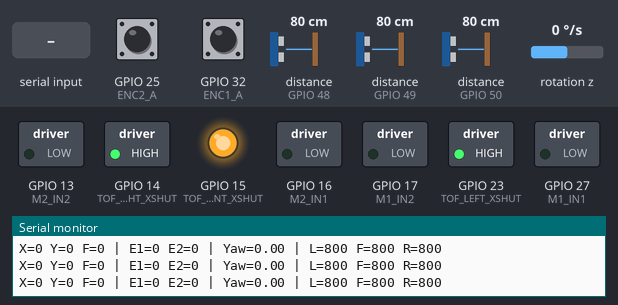
Recording of a program running on a simulated ESP32. On the bench: switched loads named in the program (green lamp = pin HIGH), output pins drawn as LEDs (lit = HIGH), the last lines printed to the serial monitor. Wiring (inferred from the names in the program): MPU-6050 motion sensor at I2C address 0x68. Inputs (shaded band) come from the test bench; at power-on: rotation z 0 °/s, distance to the obstacle (sensors on GPIO 49, GPIO 48, GPIO 50) 80 cm, GPIO 25 (ENC2_A) HIGH, GPIO 32 (ENC1_A) HIGH. Nothing arrives over Bluetooth unless stated.

Above: at 4.0 s.
4.1 s: "a" received over the second serial link
At 5.1 s:
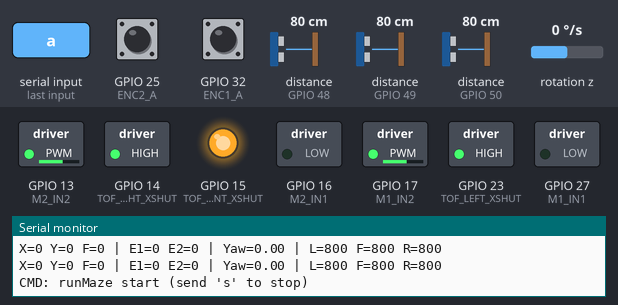
7.1 s: rotation z set to -100 °/s
At 8.5 s:
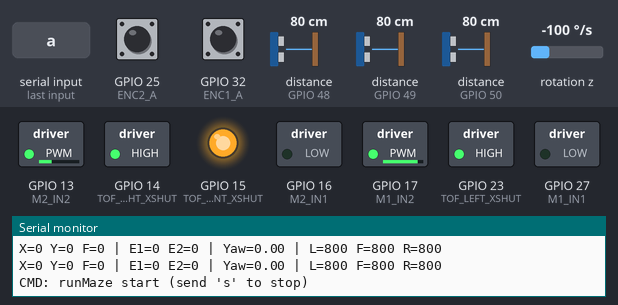
10.1 s: distance to the obstacle (sensor on GPIO 49) set to 10 cm
12.1 s: distance to the obstacle (sensor on GPIO 49) set to 7 cm
At 14.5 s:
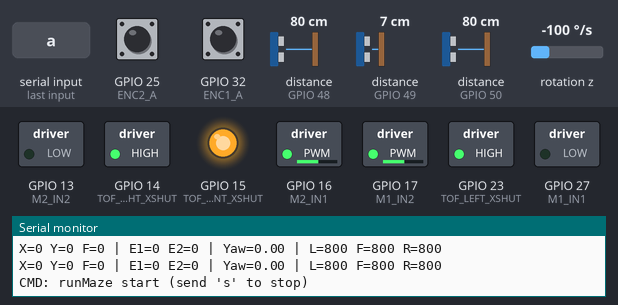
15.1 s: rotation z set to 100 °/s
18.1 s: "s" received over the second serial link
At 20.6 s:
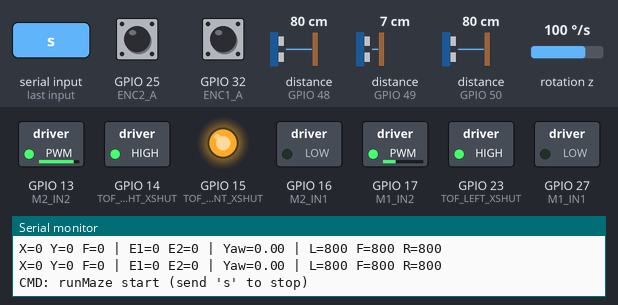
Timing chart, 0 to 22.1 s (numbered marks = the images above; inputs shaded):
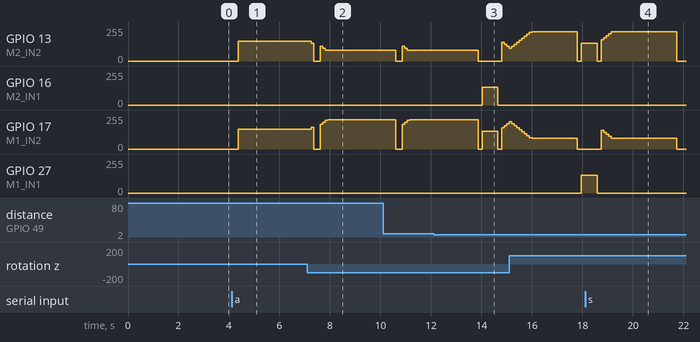

The program:

main.cpp
```cpp
#include <Arduino.h>
#include "BluetoothSerial.h"

#include "config.h"
#include "motors.h"
#include "encoders.h"
#include "sensors.h"
#include "maze.h"

extern BluetoothSerial SerialBT;

static void printBoth(const String &msg)
{
  Serial.println(msg);
  SerialBT.println(msg);
}

static void printTofBT()
{
  SerialBT.print("L:");
  SerialBT.print(LeftMM);
  SerialBT.print(" F:");
  SerialBT.print(FrontMM);
  SerialBT.print(" R:");
  SerialBT.println(RightMM);
}

void setup()
{
  Serial.begin(115200);
  SerialBT.begin(DEVICE_NAME);

  initI2C();
  initMotors();
  initEncoders();

  initMPU6050();
  calibrateGyroZ();
  resetYaw();

  setupTOFAddresses();
  readTof();

  initMazeScore();

  printBoth("Micromouse ready");
  printBoth("CELL_PULSE = " + String(CELL_PULSE));
  printBoth("MM_PER_PULSE = " + String(MM_PER_PULSE, 4));
}

void loop()
{
  updateYaw();

  if (SerialBT.available())
  {
    char c = SerialBT.read();

    if (c == 'f')
    {
      printBoth("CMD: goCell");
      goCell();
    }
    else if (c == 'l')
    {
      printBoth("CMD: turnLeft90");
      turnLeft90();
    }
    else if (c == 'r')
    {
      printBoth("CMD: turnRight90");
      turnRight90();
    }
    else if (c == 'b')
    {
      printBoth("CMD: turnBack180");
      turnBack180();
    }
    else if (c == 't')
    {
      readTof();
      printTofBT();
    }
    else if (c == 'm')
    {
      // Chạy 1 bước think() thủ công (debug)
      think();
    }
    else if (c == 'a')
    {
      // Chạy tự động toàn bộ mê cung đến goal
      // Gửi 's' qua Bluetooth bất kỳ lúc nào để dừng khẩn cấp
      printBoth("CMD: runMaze start (send 's' to stop)");
      initMazeScore();
      runMaze();
      if (goalReached)
        printBoth("GOAL REACHED!");
      else
        printBoth("runMaze stopped");
    }
    else if (c == 'd')
    {
      printBoth("DEBUG goCell start");
      resetEncoders();
      float targetYaw = yawDeg;
      unsigned long startMs = millis();
      unsigned long lastLog = 0;

      while (avgAbsEncoder() < CELL_PULSE)
      {
        if (millis() - startMs > 3000)
          break;
        updateYaw();
        readTof();

        long encError = encoder2Count - encoder1Count;
        float yawError = targetYaw - yawDeg;
        int encCorrection = (int)(KP_ENC * encError);
        int gyroCorrection = (int)(KP_GYRO * yawError);
        int wallCorrection = 0;
        if (LeftMM < SIDE_WALL_USE_MM && RightMM < SIDE_WALL_USE_MM)
          wallCorrection = (int)(KP_WALL * (LeftMM - RightMM));

        int leftPWM = BASE_PWM_FORWARD - encCorrection + gyroCorrection + wallCorrection;
        int rightPWM = BASE_PWM_FORWARD + encCorrection - gyroCorrection - wallCorrection;
        leftPWM = constrain(leftPWM, MIN_PWM_FORWARD, MAX_PWM_FORWARD);
        rightPWM = constrain(rightPWM, MIN_PWM_FORWARD, MAX_PWM_FORWARD);
        setMotor(leftPWM, rightPWM);

        if (millis() - lastLog >= 100)
        {
          SerialBT.println(
              "E1=" + String(encoder1Count) + " E2=" + String(encoder2Count) +
              " encErr=" + String(encError) +
              " encC=" + String(encCorrection) +
              " gyroC=" + String(gyroCorrection) +
              " wallC=" + String(wallCorrection) +
              " L=" + String(leftPWM) + " R=" + String(rightPWM));
          lastLog = millis();
        }
      }
      brakeStop();
      printBoth("DEBUG done E1=" + String(encoder1Count) + " E2=" + String(encoder2Count));
    }
    else if (c == 's')
    {
      stopAllMotors();
      printBoth("CMD: stop");
    }
    else if (c == 'i')
    {
      // Reset lại toàn bộ vị trí & bản đồ
      initMazeScore();
      resetYaw();
      printBoth("CMD: reset maze & yaw");
    }
    else if (c == 'y')
    {
      // In yaw liên tục 5 giây để test
      unsigned long start = millis();
      while (millis() - start < 50000)
      {
        updateYaw();
        SerialBT.println(String(yawDeg, 2));
        delay(100);
      }
    }
  }

  // In trạng thái định kỳ
  static unsigned long lastPrint = 0;
  if (millis() - lastPrint > 300)
  {
    readTof();

    String msg = "X=" + String(x) +
                 " Y=" + String(y) +
                 " F=" + String(facing) +
                 " | E1=" + String(encoder1Count) +
                 " E2=" + String(encoder2Count) +
                 " | Yaw=" + String(yawDeg, 2) +
                 " | L=" + String(LeftMM) +
                 " F=" + String(FrontMM) +
                 " R=" + String(RightMM);

    printBoth(msg);
    lastPrint = millis();
  }
}
```

MPU_6050.cpp
```cpp
// #include "MPU_6050.h"
// #include <Wire.h>

// static TwoWire *_wire = &Wire;
// static uint8_t _addr = 0x68;

// static MPU6050_Data _d{};
// static float _gox = 0, _goy = 0, _goz = 0;

// static bool write8(uint8_t reg, uint8_t val)
// {
//     _wire->beginTransmission(_addr);
//     _wire->write(reg);
//     _wire->write(val);
//     return _wire->endTransmission() == 0;
// }

// static bool readN(uint8_t reg, uint8_t *buf, size_t n)
// {
//     _wire->beginTransmission(_addr);
//     _wire->write(reg);
//     if (_wire->endTransmission(false) != 0)
//         return false; // repeated start
//     size_t got = _wire->requestFrom((int)_addr, (int)n, (int)true);
//     if (got != n)
//         return false;
//     for (size_t i = 0; i < n; i++)
//         buf[i] = _wire->read();
//     return true;
// }

// bool mpu_init(TwoWire &wire, uint8_t addr)
// {
//     _wire = &wire;
//     _addr = addr;

//     // I2C begin nếu bạn chưa begin ở main
//     // (Nếu main đã Wire.begin(SDA,SCL) thì bỏ cũng được)
//     _wire->begin();

//     // Wake up MPU6050: PWR_MGMT_1 (0x6B) = 0
//     if (!write8(0x6B, 0x00))
//         return false;

//     // Gyro full scale = ±250 deg/s : GYRO_CONFIG (0x1B) = 0x00
//     if (!write8(0x1B, 0x00))
//         return false;

//     // Accel full scale = ±2g : ACCEL_CONFIG (0x1C) = 0x00
//     if (!write8(0x1C, 0x00))
//         return false;

//     // DLPF config (tùy): CONFIG (0x1A)
//     // 0x03 ~ 44Hz accel / 42Hz gyro (ổn cho robot)
//     if (!write8(0x1A, 0x03))
//         return false;

//     return true;
// }

// bool mpu_update()
// {
//     // ACCEL_XOUT_H start at 0x3B, total 14 bytes
//     uint8_t b[14];
//     if (!readN(0x3B, b, sizeof(b)))
//         return false;

//     auto toInt16 = [&](int hi, int lo) -> int16_t
//     {
//         return (int16_t)((b[hi] << 8) | b[lo]);
//     };

//     int16_t ax = toInt16(0, 1);
//     int16_t ay = toInt16(2, 3);
//     int16_t az = toInt16(4, 5);
//     int16_t t = toInt16(6, 7);
//     int16_t gx = toInt16(8, 9);
//     int16_t gy = toInt16(10, 11);
//     int16_t gz = toInt16(12, 13);

//     // scale factors:
//     // accel ±2g => 16384 LSB/g
//     // gyro  ±250 => 131 LSB/(deg/s)
//     _d.ax = (float)ax / 16384.0f;
//     _d.ay = (float)ay / 16384.0f;
//     _d.az = (float)az / 16384.0f;

//     _d.tempC = (float)t / 340.0f + 36.53f;

//     _d.gx = (float)gx / 131.0f - _gox;
//     _d.gy = (float)gy / 131.0f - _goy;
//     _d.gz = (float)gz / 131.0f - _goz;

//     return true;
// }

// MPU6050_Data mpu_get() { return _d; }

// void mpu_set_gyro_offset(float ox, float oy, float oz)
// {
//     _gox = ox;
//     _goy = oy;
//     _goz = oz;
// }

// bool mpu_calibrate_gyro(uint16_t ms)
// {
//     uint32_t start = millis();
//     uint32_t n = 0;
//     double sx = 0, sy = 0, sz = 0;

//     while (millis() - start < ms)
//     {
//         if (mpu_update())
//         {
//             // tạm thời cộng raw gyro đã trừ offset (offset đang 0)
//             sx += _d.gx;
//             sy += _d.gy;
//             sz += _d.gz;
//             n++;
//         }
//         delay(2);
//     }
//     if (n < 10)
//         return false;

//     // offset = average drift
//     _gox = (float)(sx / n);
//     _goy = (float)(sy / n);
//     _goz = (float)(sz / n);
//     return true;
// }

// void mpu_print(Stream &out)
// {
//     out.print("A(g): ");
//     out.print(_d.ax, 3);
//     out.print(", ");
//     out.print(_d.ay, 3);
//     out.print(", ");
//     out.print(_d.az, 3);

//     out.print(" | G(dps): ");
//     out.print(_d.gx, 2);
//     out.print(", ");
//     out.print(_d.gy, 2);
//     out.print(", ");
//     out.print(_d.gz, 2);

//     out.print(" | T: ");
//     out.println(_d.tempC, 2);
// }
```

VL53L0X_ToF.cpp
```cpp
// #include <Wire.h>
// #include <Adafruit_VL53L0X.h>
// #include <Arduino.h>

// #define SDA_PIN 21
// #define SCL_PIN 22

// #define XSHUT_1 14
// #define XSHUT_2 15
// #define XSHUT_3 23

// #define LOX1_ADDR 0x30
// #define LOX2_ADDR 0x31
// #define LOX3_ADDR 0x32

// Adafruit_VL53L0X lox1 = Adafruit_VL53L0X();
// Adafruit_VL53L0X lox2 = Adafruit_VL53L0X();
// Adafruit_VL53L0X lox3 = Adafruit_VL53L0X();

// void setID()
// {
//     // Tắt tất cả sensor
//     digitalWrite(XSHUT_1, LOW);
//     digitalWrite(XSHUT_2, LOW);
//     digitalWrite(XSHUT_3, LOW);
//     delay(10);

//     // Bật sensor 1
//     digitalWrite(XSHUT_1, HIGH);
//     delay(10);
//     if (!lox1.begin(LOX1_ADDR, true, &Wire))
//     {
//         Serial.println("Không tìm thấy VL53L0X 1");
//         while (1)
//             ;
//     }

//     // Bật sensor 2
//     digitalWrite(XSHUT_2, HIGH);
//     delay(10);
//     if (!lox2.begin(LOX2_ADDR, true, &Wire))
//     {
//         Serial.println("Không tìm thấy VL53L0X 2");
//         while (1)
//             ;
//     }

//     // Bật sensor 3
//     digitalWrite(XSHUT_3, HIGH);
//     delay(10);
//     if (!lox3.begin(LOX3_ADDR, true, &Wire))
//     {
//         Serial.println("Không tìm thấy VL53L0X 3");
//         while (1)
//             ;
//     }
// }

// void readSensor(Adafruit_VL53L0X &lox, const char *name)
// {
//     VL53L0X_RangingMeasurementData_t measure;

//     lox.rangingTest(&measure, false);

//     Serial.print(name);
//     Serial.print(": ");

//     if (measure.RangeStatus != 4)
//     {
//         Serial.print(measure.RangeMilliMeter);
//         Serial.println(" mm");
//     }
//     else
//     {
//         Serial.println("Out of range");
//     }
// }

// void setup()
// {
//     Serial.begin(9600);

//     pinMode(XSHUT_1, OUTPUT);
//     pinMode(XSHUT_2, OUTPUT);
//     pinMode(XSHUT_3, OUTPUT);

//     Wire.begin(SDA_PIN, SCL_PIN);

//     setID();

//     Serial.println("Khoi tao xong 3 cam bien");
// }

// void loop()
// {
//     readSensor(lox1, "Right");
//     readSensor(lox2, "Front");
//     readSensor(lox3, "Left");
//     Serial.println("----------------");
//     delay(200);
// }
```

encoders.cpp
```cpp
#include "encoders.h"
#include "config.h"

volatile long encoder1Count = 0;
volatile long encoder2Count = 0;

static void IRAM_ATTR enc1ISR()
{
    if (digitalRead(ENC1_B))
        encoder1Count++;
    else
        encoder1Count--;
}

static void IRAM_ATTR enc2ISR()
{
    if (digitalRead(ENC2_B))
        encoder2Count++;
    else
        encoder2Count--;
}

void initEncoders()
{
    pinMode(ENC1_A, INPUT_PULLUP);
    pinMode(ENC1_B, INPUT_PULLUP);
    pinMode(ENC2_A, INPUT_PULLUP);
    pinMode(ENC2_B, INPUT_PULLUP);

    attachInterrupt(digitalPinToInterrupt(ENC1_A), enc1ISR, RISING);
    attachInterrupt(digitalPinToInterrupt(ENC2_A), enc2ISR, RISING);
}

void resetEncoders()
{
    noInterrupts();
    encoder1Count = 0;
    encoder2Count = 0;
    interrupts();
}

long avgAbsEncoder()
{
    long e1 = abs(encoder1Count);
    long e2 = abs(encoder2Count);
    return (e1 + e2) / 2;
}

float encoderToMM(long pulse)
{
    return pulse * MM_PER_PULSE;
}
```

encoders.h
```cpp
#ifndef ENCODERS_H
#define ENCODERS_H

#include <Arduino.h>

extern volatile long encoder1Count;
extern volatile long encoder2Count;

void initEncoders();
void resetEncoders();
long avgAbsEncoder();
float encoderToMM(long pulse);

#endif
```

maze.h
```cpp
#ifndef MAZE_H
#define MAZE_H

#include <Arduino.h>
#include "BluetoothSerial.h"

extern int x;
extern int y;
extern int facing;
extern int moveCount;
extern bool inDeadEnd;
extern bool goalReached;

// wallMap[x][y][dir]: true = có tường
// dir: 0=N, 1=E, 2=S, 3=W
extern bool wallMap[16][16][4];

void initMazeScore();
void goCell();
void turnLeft90();
void turnRight90();
void turnBack180();
void moveRobot(char relativeDir);
void think();
void runMaze();

#endif
```

motors.cpp
```cpp
#include "motors.h"
#include "config.h"

void initMotors()
{
    ledcSetup(CH_M1_IN1, PWM_FREQ, PWM_RES);
    ledcSetup(CH_M1_IN2, PWM_FREQ, PWM_RES);
    ledcSetup(CH_M2_IN1, PWM_FREQ, PWM_RES);
    ledcSetup(CH_M2_IN2, PWM_FREQ, PWM_RES);

    ledcAttachPin(M1_IN1, CH_M1_IN1);
    ledcAttachPin(M1_IN2, CH_M1_IN2);
    ledcAttachPin(M2_IN1, CH_M2_IN1);
    ledcAttachPin(M2_IN2, CH_M2_IN2);

    stopAllMotors();
}

void setMotor1(int pwm)
{
    pwm = constrain(pwm, -255, 255);

    // đã đảo chiều cho đúng robot của bạn
    if (pwm > 0)
    {
        ledcWrite(CH_M1_IN1, 0);
        ledcWrite(CH_M1_IN2, pwm);
    }
    else if (pwm < 0)
    {
        ledcWrite(CH_M1_IN1, -pwm);
        ledcWrite(CH_M1_IN2, 0);
    }
    else
    {
        ledcWrite(CH_M1_IN1, 0);
        ledcWrite(CH_M1_IN2, 0);
    }
}

void setMotor2(int pwm)
{
    pwm = constrain(pwm, -255, 255);

    // đã đảo chiều cho đúng robot của bạn
    if (pwm > 0)
    {
        ledcWrite(CH_M2_IN1, 0);
        ledcWrite(CH_M2_IN2, pwm);
    }
    else if (pwm < 0)
    {
        ledcWrite(CH_M2_IN1, -pwm);
        ledcWrite(CH_M2_IN2, 0);
    }
    else
    {
        ledcWrite(CH_M2_IN1, 0);
        ledcWrite(CH_M2_IN2, 0);
    }
}

void setMotor(int leftPWM, int rightPWM)
{
    setMotor1(leftPWM);
    setMotor2(rightPWM);
}

void stopAllMotors()
{
    setMotor(0, 0);
}

void brakeStop()
{
    stopAllMotors();
    delay(60);
}
```

motors.h
```cpp
#ifndef MOTORS_H
#define MOTORS_H

#include <Arduino.h>

void initMotors();
void setMotor1(int pwm);
void setMotor2(int pwm);
void setMotor(int leftPWM, int rightPWM);
void stopAllMotors();
void brakeStop();

#endif
```

sensors.cpp
```cpp
#include "sensors.h"
#include "config.h"
#include <Wire.h>
#include <Adafruit_VL53L0X.h>

float yawDeg = 0.0f;
static float gyroZOffset = 0.0f;
static unsigned long lastGyroMicros = 0;

int RightMM = 8190;
int FrontMM = 8190;
int LeftMM = 8190;

static Adafruit_VL53L0X loxRight = Adafruit_VL53L0X();
static Adafruit_VL53L0X loxFront = Adafruit_VL53L0X();
static Adafruit_VL53L0X loxLeft = Adafruit_VL53L0X();

static VL53L0X_RangingMeasurementData_t measureRight;
static VL53L0X_RangingMeasurementData_t measureFront;
static VL53L0X_RangingMeasurementData_t measureLeft;

static void mpuWriteByte(uint8_t reg, uint8_t data)
{
    Wire.beginTransmission(MPU_ADDR);
    Wire.write(reg);
    Wire.write(data);
    Wire.endTransmission();
}

static int16_t mpuRead16(uint8_t reg)
{
    Wire.beginTransmission(MPU_ADDR);
    Wire.write(reg);
    Wire.endTransmission(false);
    Wire.requestFrom(MPU_ADDR, (uint8_t)2);

    int16_t hi = Wire.read();
    int16_t lo = Wire.read();
    return (hi << 8) | lo;
}

void initI2C()
{
    Wire.begin(I2C_SDA, I2C_SCL);
    delay(100);
}

void initMPU6050()
{
    mpuWriteByte(0x6B, 0x00); // wake up
    mpuWriteByte(0x1B, 0x00); // gyro ±250 dps
    mpuWriteByte(0x1C, 0x00); // accel ±2g
    delay(100);
}

void calibrateGyroZ()
{
    long sum = 0;
    const int samples = 1000;

    for (int i = 0; i < samples; i++)
    {
        int16_t gz = mpuRead16(0x47);
        sum += gz;
        delay(2);
    }

    gyroZOffset = (float)sum / samples;
}

void resetYaw()
{
    yawDeg = 0.0f;
    lastGyroMicros = micros();
}

void updateYaw()
{
    unsigned long now = micros();
    float dt = (now - lastGyroMicros) / 1000000.0f;
    lastGyroMicros = now;

    int16_t gzRaw = mpuRead16(0x47);
    float gzDps = (gzRaw - gyroZOffset) / 131.0f;
    yawDeg += gzDps * dt;
}

void setupTOFAddresses()
{
    pinMode(TOF_RIGHT_XSHUT, OUTPUT);
    pinMode(TOF_FRONT_XSHUT, OUTPUT);
    pinMode(TOF_LEFT_XSHUT, OUTPUT);

    digitalWrite(TOF_RIGHT_XSHUT, LOW);
    digitalWrite(TOF_FRONT_XSHUT, LOW);
    digitalWrite(TOF_LEFT_XSHUT, LOW);
    delay(20);

    digitalWrite(TOF_RIGHT_XSHUT, HIGH);
    delay(20);
    if (!loxRight.begin(LOX_RIGHT_ADDR))
    {
        while (1)
            ;
    }

    digitalWrite(TOF_FRONT_XSHUT, HIGH);
    delay(20);
    if (!loxFront.begin(LOX_FRONT_ADDR))
    {
        while (1)
            ;
    }

    digitalWrite(TOF_LEFT_XSHUT, HIGH);
    delay(20);
    if (!loxLeft.begin(LOX_LEFT_ADDR))
    {
        while (1)
            ;
    }
}

void readTof()
{
    loxRight.rangingTest(&measureRight, false);
    loxFront.rangingTest(&measureFront, false);
    loxLeft.rangingTest(&measureLeft, false);

    RightMM = (measureRight.RangeStatus != 4) ? measureRight.RangeMilliMeter : 8190;
    FrontMM = (measureFront.RangeStatus != 4) ? measureFront.RangeMilliMeter : 8190;
    LeftMM = (measureLeft.RangeStatus != 4) ? measureLeft.RangeMilliMeter : 8190;
}
```

sensors.h
```cpp
#ifndef SENSORS_H
#define SENSORS_H

#include <Arduino.h>

extern int RightMM;
extern int FrontMM;
extern int LeftMM;

extern float yawDeg;

void initI2C();
void initMPU6050();
void calibrateGyroZ();
void resetYaw();
void updateYaw();

void setupTOFAddresses();
void readTof();

#endif
```

Source omitted: maze.cpp (9819 bytes), config.h (1796 bytes)

Measured:
- the behaviour switches between 9 and 8 cm on distance to the obstacle (sensor on GPIO 49) (found by bisection; images 2 and 3)
- after the input at 4.1 s, GPIO 13 (M2_IN2), GPIO 17 (M1_IN2): 0/255 → 149/255 after 0.26 s
- after the input at 12.1 s, GPIO 16 (M2_IN1): 0/255 → 134/255 after 1.9 s, → 0/255 0.62 s later
- after the input at 18.1 s, GPIO 16 (M2_IN1): stays 0/255 (without the input it goes to 134/255 after 3.8 s)
